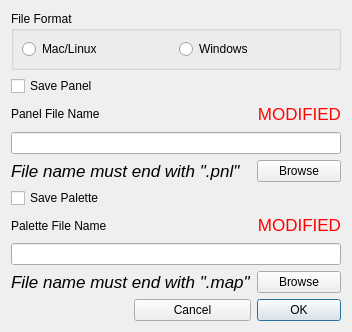
<?xml version="1.0" encoding="UTF-8"?>
<ui version="4.0">
 <class>savedialog</class>
 <widget class="QDialog" name="savedialog">
  <property name="geometry">
   <rect>
    <x>0</x>
    <y>0</y>
    <width>320</width>
    <height>332</height>
   </rect>
  </property>
  <property name="windowTitle">
   <string>Save Panel</string>
  </property>
  <layout class="QGridLayout" name="gridLayout">
   <item row="0" column="0" colspan="3">
    <widget class="QGroupBox" name="groupBox">
     <property name="title">
      <string>File Format</string>
     </property>
     <layout class="QHBoxLayout" name="horizontalLayout">
      <property name="margin">
       <number>8</number>
      </property>
      <item>
       <widget class="QRadioButton" name="radioButton">
        <property name="text">
         <string>Mac/Linux</string>
        </property>
       </widget>
      </item>
      <item>
       <widget class="QRadioButton" name="radioButton_2">
        <property name="text">
         <string>Windows</string>
        </property>
       </widget>
      </item>
     </layout>
    </widget>
   </item>
   <item row="7" column="0">
    <widget class="QLabel" name="label_2">
     <property name="text">
      <string>Palette File Name</string>
     </property>
    </widget>
   </item>
   <item row="7" column="2">
    <widget class="QLabel" name="label_3">
     <property name="text">
      <string>&lt;!DOCTYPE HTML PUBLIC &quot;-//W3C//DTD HTML 4.0//EN&quot; &quot;http://www.w3.org/TR/REC-html40/strict.dtd&quot;&gt;
&lt;html&gt;&lt;head&gt;&lt;meta name=&quot;qrichtext&quot; content=&quot;1&quot; /&gt;&lt;style type=&quot;text/css&quot;&gt;
p, li { white-space: pre-wrap; }
&lt;/style&gt;&lt;/head&gt;&lt;body style=&quot; font-family:'Lucida Grande'; font-size:13pt; font-weight:400; font-style:normal;&quot;&gt;
&lt;p style=&quot; margin-top:0px; margin-bottom:0px; margin-left:0px; margin-right:0px; -qt-block-indent:0; text-indent:0px;&quot;&gt;&lt;span style=&quot; color:#ff0000;&quot;&gt;MODIFIED&lt;/span&gt;&lt;/p&gt;&lt;/body&gt;&lt;/html&gt;</string>
     </property>
     <property name="alignment">
      <set>Qt::AlignRight|Qt::AlignTrailing|Qt::AlignVCenter</set>
     </property>
    </widget>
   </item>
   <item row="8" column="0" colspan="3">
    <widget class="QLineEdit" name="lineEdit_2"/>
   </item>
   <item row="9" column="0" colspan="2">
    <widget class="QLabel" name="label_6">
     <property name="text">
      <string>&lt;!DOCTYPE HTML PUBLIC &quot;-//W3C//DTD HTML 4.0//EN&quot; &quot;http://www.w3.org/TR/REC-html40/strict.dtd&quot;&gt;
&lt;html&gt;&lt;head&gt;&lt;meta name=&quot;qrichtext&quot; content=&quot;1&quot; /&gt;&lt;style type=&quot;text/css&quot;&gt;
p, li { white-space: pre-wrap; }
&lt;/style&gt;&lt;/head&gt;&lt;body style=&quot; font-family:'Lucida Grande'; font-size:13pt; font-weight:400; font-style:normal;&quot;&gt;
&lt;p style=&quot; margin-top:0px; margin-bottom:0px; margin-left:0px; margin-right:0px; -qt-block-indent:0; text-indent:0px;&quot;&gt;&lt;span style=&quot; font-style:italic;&quot;&gt;File name must end with &amp;quot;.map&amp;quot;&lt;/span&gt;&lt;/p&gt;&lt;/body&gt;&lt;/html&gt;</string>
     </property>
    </widget>
   </item>
   <item row="11" column="2">
    <widget class="QPushButton" name="pushButton_6">
     <property name="text">
      <string>OK</string>
     </property>
    </widget>
   </item>
   <item row="11" column="1">
    <widget class="QPushButton" name="pushButton_8">
     <property name="text">
      <string>Cancel</string>
     </property>
    </widget>
   </item>
   <item row="1" column="0">
    <widget class="QCheckBox" name="checkBox">
     <property name="text">
      <string>Save Panel</string>
     </property>
    </widget>
   </item>
   <item row="5" column="0" colspan="2">
    <widget class="QLabel" name="label_5">
     <property name="text">
      <string>&lt;!DOCTYPE HTML PUBLIC &quot;-//W3C//DTD HTML 4.0//EN&quot; &quot;http://www.w3.org/TR/REC-html40/strict.dtd&quot;&gt;
&lt;html&gt;&lt;head&gt;&lt;meta name=&quot;qrichtext&quot; content=&quot;1&quot; /&gt;&lt;style type=&quot;text/css&quot;&gt;
p, li { white-space: pre-wrap; }
&lt;/style&gt;&lt;/head&gt;&lt;body style=&quot; font-family:'Lucida Grande'; font-size:13pt; font-weight:400; font-style:normal;&quot;&gt;
&lt;p style=&quot; margin-top:0px; margin-bottom:0px; margin-left:0px; margin-right:0px; -qt-block-indent:0; text-indent:0px;&quot;&gt;&lt;span style=&quot; font-style:italic;&quot;&gt;File name must end with &amp;quot;.pnl&amp;quot;&lt;/span&gt;&lt;/p&gt;&lt;/body&gt;&lt;/html&gt;</string>
     </property>
    </widget>
   </item>
   <item row="3" column="0" colspan="3">
    <widget class="QLineEdit" name="lineEdit"/>
   </item>
   <item row="2" column="0">
    <widget class="QLabel" name="label">
     <property name="text">
      <string>Panel File Name</string>
     </property>
    </widget>
   </item>
   <item row="5" column="2">
    <widget class="QPushButton" name="pushButton">
     <property name="text">
      <string>Browse</string>
     </property>
    </widget>
   </item>
   <item row="2" column="2">
    <widget class="QLabel" name="label_4">
     <property name="text">
      <string>&lt;!DOCTYPE HTML PUBLIC &quot;-//W3C//DTD HTML 4.0//EN&quot; &quot;http://www.w3.org/TR/REC-html40/strict.dtd&quot;&gt;
&lt;html&gt;&lt;head&gt;&lt;meta name=&quot;qrichtext&quot; content=&quot;1&quot; /&gt;&lt;style type=&quot;text/css&quot;&gt;
p, li { white-space: pre-wrap; }
&lt;/style&gt;&lt;/head&gt;&lt;body style=&quot; font-family:'Lucida Grande'; font-size:13pt; font-weight:400; font-style:normal;&quot;&gt;
&lt;p style=&quot; margin-top:0px; margin-bottom:0px; margin-left:0px; margin-right:0px; -qt-block-indent:0; text-indent:0px;&quot;&gt;&lt;span style=&quot; color:#ff0600;&quot;&gt;MODIFIED&lt;/span&gt;&lt;/p&gt;&lt;/body&gt;&lt;/html&gt;</string>
     </property>
     <property name="alignment">
      <set>Qt::AlignRight|Qt::AlignTrailing|Qt::AlignVCenter</set>
     </property>
    </widget>
   </item>
   <item row="6" column="0">
    <widget class="QCheckBox" name="checkBox_2">
     <property name="text">
      <string>Save Palette</string>
     </property>
    </widget>
   </item>
   <item row="9" column="2">
    <widget class="QPushButton" name="pushButton_2">
     <property name="text">
      <string>Browse</string>
     </property>
    </widget>
   </item>
  </layout>
 </widget>
 <resources/>
 <connections>
  <connection>
   <sender>pushButton_2</sender>
   <signal>released()</signal>
   <receiver>savedialog</receiver>
   <slot>browsepalette()</slot>
   <hints>
    <hint type="sourcelabel">
     <x>313</x>
     <y>290</y>
    </hint>
    <hint type="destinationlabel">
     <x>73</x>
     <y>245</y>
    </hint>
   </hints>
  </connection>
  <connection>
   <sender>lineEdit</sender>
   <signal>textChanged(QString)</signal>
   <receiver>savedialog</receiver>
   <slot>validatepanelname()</slot>
   <hints>
    <hint type="sourcelabel">
     <x>65</x>
     <y>135</y>
    </hint>
    <hint type="destinationlabel">
     <x>77</x>
     <y>139</y>
    </hint>
   </hints>
  </connection>
  <connection>
   <sender>lineEdit_2</sender>
   <signal>textChanged(QString)</signal>
   <receiver>savedialog</receiver>
   <slot>validatepalettename()</slot>
   <hints>
    <hint type="sourcelabel">
     <x>118</x>
     <y>251</y>
    </hint>
    <hint type="destinationlabel">
     <x>107</x>
     <y>230</y>
    </hint>
   </hints>
  </connection>
  <connection>
   <sender>radioButton</sender>
   <signal>toggled(bool)</signal>
   <receiver>savedialog</receiver>
   <slot>macformat(bool)</slot>
   <hints>
    <hint type="sourcelabel">
     <x>103</x>
     <y>27</y>
    </hint>
    <hint type="destinationlabel">
     <x>141</x>
     <y>70</y>
    </hint>
   </hints>
  </connection>
  <connection>
   <sender>pushButton</sender>
   <signal>released()</signal>
   <receiver>savedialog</receiver>
   <slot>browsepanel()</slot>
   <hints>
    <hint type="sourcelabel">
     <x>235</x>
     <y>155</y>
    </hint>
    <hint type="destinationlabel">
     <x>188</x>
     <y>177</y>
    </hint>
   </hints>
  </connection>
  <connection>
   <sender>pushButton_6</sender>
   <signal>released()</signal>
   <receiver>savedialog</receiver>
   <slot>accept()</slot>
   <hints>
    <hint type="sourcelabel">
     <x>243</x>
     <y>318</y>
    </hint>
    <hint type="destinationlabel">
     <x>80</x>
     <y>301</y>
    </hint>
   </hints>
  </connection>
  <connection>
   <sender>pushButton_8</sender>
   <signal>released()</signal>
   <receiver>savedialog</receiver>
   <slot>reject()</slot>
   <hints>
    <hint type="sourcelabel">
     <x>153</x>
     <y>310</y>
    </hint>
    <hint type="destinationlabel">
     <x>41</x>
     <y>313</y>
    </hint>
   </hints>
  </connection>
  <connection>
   <sender>checkBox</sender>
   <signal>toggled(bool)</signal>
   <receiver>savedialog</receiver>
   <slot>setsavepanel(bool)</slot>
   <hints>
    <hint type="sourcelabel">
     <x>87</x>
     <y>73</y>
    </hint>
    <hint type="destinationlabel">
     <x>182</x>
     <y>81</y>
    </hint>
   </hints>
  </connection>
  <connection>
   <sender>checkBox_2</sender>
   <signal>toggled(bool)</signal>
   <receiver>savedialog</receiver>
   <slot>setsavepalette(bool)</slot>
   <hints>
    <hint type="sourcelabel">
     <x>42</x>
     <y>197</y>
    </hint>
    <hint type="destinationlabel">
     <x>149</x>
     <y>201</y>
    </hint>
   </hints>
  </connection>
 </connections>
 <slots>
  <slot>browsepanel()</slot>
  <slot>browsepalette()</slot>
  <slot>validatepanelname()</slot>
  <slot>validatepalettename()</slot>
  <slot>macformat(bool)</slot>
  <slot>setsavepanel(bool)</slot>
  <slot>setsavepalette(bool)</slot>
 </slots>
</ui>
